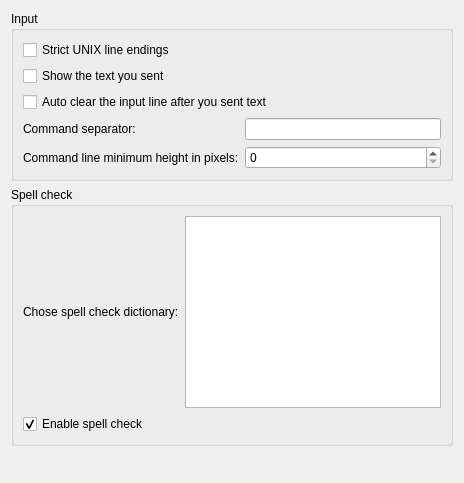
     <widget class="QWidget" name="input_line_tab">
      <property name="sizePolicy">
       <sizepolicy hsizetype="Expanding" vsizetype="Expanding">
        <horstretch>0</horstretch>
        <verstretch>0</verstretch>
       </sizepolicy>
      </property>
      <attribute name="title">
       <string>Input line</string>
      </attribute>
      <layout class="QGridLayout" name="gridLayout_11">
       <item row="0" column="0">
        <widget class="QGroupBox" name="groupBox_4">
         <property name="enabled">
          <bool>true</bool>
         </property>
         <property name="title">
          <string>Input</string>
         </property>
         <layout class="QGridLayout" name="gridLayout_5">
          <item row="0" column="0" colspan="2">
           <widget class="QCheckBox" name="USE_UNIX_EOL">
            <property name="maximumSize">
             <size>
              <width>16777215</width>
              <height>16777215</height>
             </size>
            </property>
            <property name="toolTip">
             <string>use strict UNIX line endings on commands for old UNIX servers that can't handle windows line endings correctly</string>
            </property>
            <property name="text">
             <string>Strict UNIX line endings</string>
            </property>
           </widget>
          </item>
          <item row="1" column="0" colspan="2">
           <widget class="QCheckBox" name="show_sent_text_checkbox">
            <property name="enabled">
             <bool>true</bool>
            </property>
            <property name="toolTip">
             <string>Echo the text you send in the display box</string>
            </property>
            <property name="text">
             <string>Show the text you sent</string>
            </property>
           </widget>
          </item>
          <item row="2" column="0" colspan="3">
           <widget class="QCheckBox" name="auto_clear_input_line_checkbox">
            <property name="enabled">
             <bool>true</bool>
            </property>
            <property name="text">
             <string>Auto clear the input line after you sent text</string>
            </property>
           </widget>
          </item>
          <item row="3" column="0">
           <widget class="QLabel" name="label_18">
            <property name="toolTip">
             <string/>
            </property>
            <property name="text">
             <string>Command separator:</string>
            </property>
            <property name="buddy">
             <cstring>command_separator_lineedit</cstring>
            </property>
           </widget>
          </item>
          <item row="3" column="1" colspan="2">
           <widget class="QLineEdit" name="command_separator_lineedit">
            <property name="enabled">
             <bool>true</bool>
            </property>
           </widget>
          </item>
          <item row="4" column="0">
           <widget class="QLabel" name="label_38">
            <property name="toolTip">
             <string/>
            </property>
            <property name="text">
             <string>Command line minimum height in pixels:</string>
            </property>
            <property name="buddy">
             <cstring>command_separator_lineedit</cstring>
            </property>
           </widget>
          </item>
          <item row="4" column="1" colspan="2">
           <widget class="QSpinBox" name="commandLineMinimumHeight">
            <property name="maximum">
             <number>300</number>
            </property>
           </widget>
          </item>
         </layout>
        </widget>
       </item>
       <item row="1" column="0">
        <widget class="QGroupBox" name="groupBox_15">
         <property name="title">
          <string>Spell check</string>
         </property>
         <layout class="QGridLayout" name="gridLayout_12">
          <item row="0" column="0">
           <widget class="QLabel" name="label_57">
            <property name="text">
             <string>Chose spell check dictionary:</string>
            </property>
           </widget>
          </item>
          <item row="0" column="1">
           <widget class="QListWidget" name="dictList"/>
          </item>
          <item row="1" column="0">
           <widget class="QCheckBox" name="enableSpellCheck">
            <property name="text">
             <string>Enable spell check</string>
            </property>
            <property name="checked">
             <bool>true</bool>
            </property>
           </widget>
          </item>
         </layout>
        </widget>
       </item>
       <item row="2" column="0">
        <spacer name="verticalSpacer_2">
         <property name="orientation">
          <enum>Qt::Vertical</enum>
         </property>
         <property name="sizeHint" stdset="0">
          <size>
           <width>20</width>
           <height>26</height>
          </size>
         </property>
        </spacer>
       </item>
      </layout>
     </widget>
